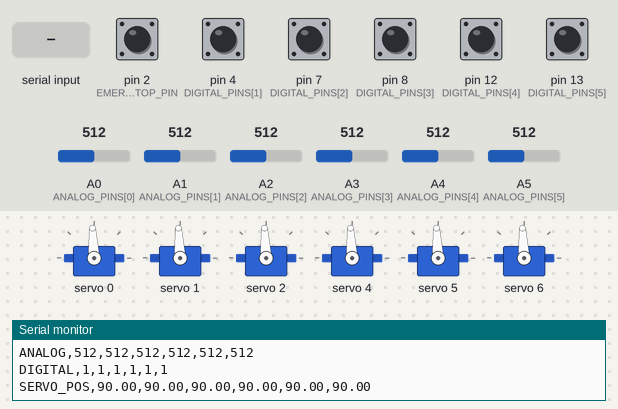
Recording of a sketch running on a simulated Arduino Uno, built with avr-gcc and run on an emulated ATmega328P. Shown: 6 × servo, the last lines printed to the serial monitor. The inputs (shaded band) are chosen by the test bench; at power-on: pin 2 (EMERGENCY_STOP_PIN), pin 4 (DIGITAL_PINS[1]), pin 7 (DIGITAL_PINS[2]), pin 8 (DIGITAL_PINS[3]), pin 12 (DIGITAL_PINS[4]), pin 13 (DIGITAL_PINS[5]) HIGH, A0 (ANALOG_PINS[0]) = 512, A1 (ANALOG_PINS[1]) = 512, A2 (ANALOG_PINS[2]) = 512, A3 (ANALOG_PINS[3]) = 512, A4 (ANALOG_PINS[4]) = 512, A5 (ANALOG_PINS[5]) = 512.

Above: at 2.7 s.
2.8 s: "SERVO,,45\n" received over Serial
At 3.61 s:
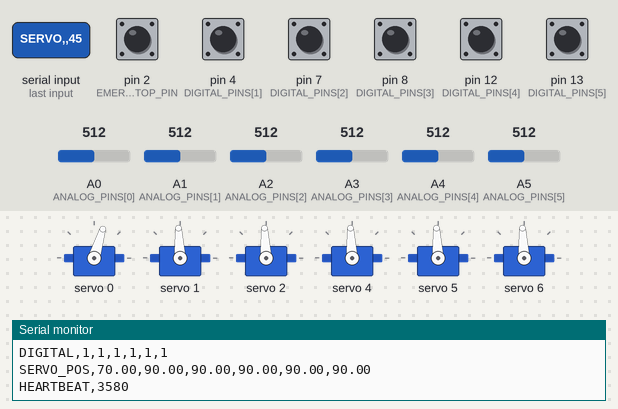
At 5.5 s:
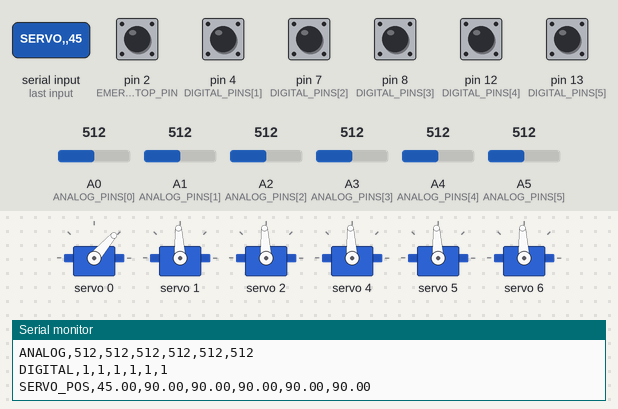
5.8 s: pin 2 (EMERGENCY_STOP_PIN) pulled LOW for 0.15 s
7.4 s: "GET_STATUS\n" received over Serial
10.4 s: "RESET_EMERGENCY\n" received over Serial
Timing chart, 0 to 12.9 s (numbered marks = the images above; inputs shaded):
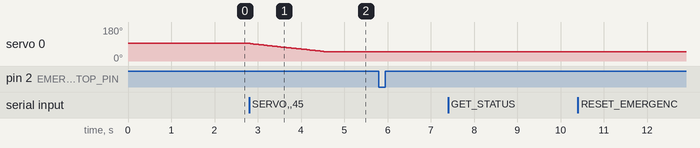

The sketch:

mobile_arm_arduino_ros2.ino
```cpp
/*
 * Mobile Arm Manipulator - Arduino Uno with PCA9685 ROS2 Communication
 *
 * This Arduino sketch provides serial communication with ROS2 for:
 * - Servo motor control (6 servos via PCA9685 driver)
 * - Analog sensor reading (potentiometers, force sensors)
 * - Digital sensor reading (limit switches, emergency stop)
 * - PWM output control
 * - Safety monitoring
 * - Smooth servo movement with interpolation
 *
 * Communication Protocol:
 * Commands from ROS2: "SERVO,<index>,<angle>", "SET_ALL_SERVOS,<angles>", "DIGITAL,<pin>,<value>"
 * Data to ROS2: "ANALOG,<values>", "DIGITAL,<values>", "SERVO_POS,<positions>", "STATUS,<status>"
 */

#include <Wire.h>
#include <Adafruit_PWMServoDriver.h>

// PCA9685 Servo Driver
Adafruit_PWMServoDriver pca(0x40);

// ===== PCA9685 channels =====
const uint8_t SERVO1_CH = 0;  // joint_1
const uint8_t SERVO2_CH = 1;  // joint_2
const uint8_t SERVO3_CH = 2;  // joint_3
const uint8_t SERVO4_CH = 4;  // joint_4
const uint8_t SERVO5_CH = 5;  // gripper_base_joint
const uint8_t SERVO6_CH = 6;  // left_gear_joint

// ===== Servo timing =====
const float    SERVO_FREQ_HZ = 50.0;     // 50 Hz
const uint16_t SERVO_MIN_US  = 600;      // tune per servo
const uint16_t SERVO_MAX_US  = 2400;     // tune per servo

// ===== Speed / smoothness =====
const int   STEP_DELAY_MS = 30;          // 30 ms per step (slower = smoother)
const float STEP_DEG      = 1.0f;        // 1° per step

// Pin definitions for sensors
const int ANALOG_PINS[] = {A0, A1, A2, A3, A4, A5};  // Analog input pins
const int DIGITAL_PINS[] = {2, 4, 7, 8, 12, 13};     // Digital input pins
const int EMERGENCY_STOP_PIN = 2;

// ===== Current & target angles (deg) =====
float currentAngle1 = 90, targetAngle1 = 90;    // joint_1
float currentAngle2 = 90, targetAngle2 = 90;    // joint_2
float currentAngle3 = 90, targetAngle3 = 90;    // joint_3
float currentAngle4 = 90, targetAngle4 = 90;    // joint_4
float currentAngle5 = 90, targetAngle5 = 90;    // gripper_base_joint
float currentAngle6 = 90, targetAngle6 = 90;    // left_gear_joint

// Communication variables
String inputString = "";
bool stringComplete = false;
unsigned long lastHeartbeat = 0;
const unsigned long HEARTBEAT_INTERVAL = 1000;  // 1 second
bool emergencyStop = false;

// Sensor data arrays
int analogValues[6] = {0};
int digitalValues[6] = {0};

// Helper function to set servo angle via PCA9685
inline void goAngle(uint8_t ch, float angle_deg) {
  angle_deg = constrain(angle_deg, 0, 180);
  float us = SERVO_MIN_US + (angle_deg / 180.0f) * (SERVO_MAX_US - SERVO_MIN_US);
  pca.writeMicroseconds(ch, (uint16_t)us);
}

// Helper function for smooth movement
inline bool stepToward(float &cur, float tgt, float stepDeg) {
  if (cur < tgt) { cur += stepDeg; if (cur > tgt) cur = tgt; return false; }
  if (cur > tgt) { cur -= stepDeg; if (cur < tgt) cur = tgt; return false; }
  return true; // already at target
}

// Write all servos to current angles
void writeAllServos() {
  goAngle(SERVO1_CH, currentAngle1);
  goAngle(SERVO2_CH, currentAngle2);
  goAngle(SERVO3_CH, currentAngle3);
  goAngle(SERVO4_CH, currentAngle4);
  goAngle(SERVO5_CH, currentAngle5);
  goAngle(SERVO6_CH, currentAngle6);
}

// Update all servos with smooth movement
bool updateAllServos(float stepDeg) {
  bool r1 = stepToward(currentAngle1, targetAngle1, stepDeg);
  bool r2 = stepToward(currentAngle2, targetAngle2, stepDeg);
  bool r3 = stepToward(currentAngle3, targetAngle3, stepDeg);
  bool r4 = stepToward(currentAngle4, targetAngle4, stepDeg);
  bool r5 = stepToward(currentAngle5, targetAngle5, stepDeg);
  bool r6 = stepToward(currentAngle6, targetAngle6, stepDeg);
  writeAllServos();
  return r1 && r2 && r3 && r4 && r5 && r6; // true when all reached
}

void setup() {
  // Initialize serial communication
  Serial.begin(115200);
  Serial.println("Mobile Arm Arduino ROS2 Interface with PCA9685 Started");

  // Initialize I2C and PCA9685
  Wire.begin();
  pca.begin();
  pca.setPWMFreq(SERVO_FREQ_HZ);
  delay(1000);

  // Initialize digital pins
  for (int i = 0; i < 6; i++) {
    pinMode(DIGITAL_PINS[i], INPUT_PULLUP);
  }

  // Emergency stop pin
  pinMode(EMERGENCY_STOP_PIN, INPUT_PULLUP);

  // Set initial servo positions with smooth movement
  Serial.println("Initializing servos to safe positions...");
  writeAllServos();
  delay(500);

  Serial.println("Arduino initialization complete");
  Serial.println("ROS2 Communication Protocol Ready");
  Serial.println("Commands: SERVO,<index>,<angle> | SET_ALL_SERVOS,<angles> | DIGITAL,<pin>,<value>");
}

void loop() {
  // Check for incoming serial commands
  if (stringComplete) {
    processCommand(inputString);
    inputString = "";
    stringComplete = false;
  }

  // Update servos with smooth movement (if not in emergency stop)
  if (!emergencyStop) {
    updateAllServos(STEP_DEG);
  }

  // Read sensors periodically
  readSensors();

  // Send sensor data to ROS2
  sendSensorData();

  // Check emergency stop
  checkEmergencyStop();

  // Send heartbeat
  if (millis() - lastHeartbeat > HEARTBEAT_INTERVAL) {
    sendHeartbeat();
    lastHeartbeat = millis();
  }

  delay(STEP_DELAY_MS);  // Smooth movement timing
}

void serialEvent() {
  while (Serial.available()) {
    char inChar = (char)Serial.read();
    if (inChar == '\n') {
      stringComplete = true;
    } else {
      inputString += inChar;
    }
  }
}

void processCommand(String command) {
  command.trim();
  command.toUpperCase();

  // Parse command: "SERVO,<pin>,<angle>"
  if (command.startsWith("SERVO,")) {
    int firstComma = command.indexOf(',');
    int secondComma = command.indexOf(',', firstComma + 1);

    if (firstComma != -1 && secondComma != -1) {
      int servoIndex = command.substring(firstComma + 1, secondComma).toInt();
      float angle = command.substring(secondComma + 1).toFloat();

      if (servoIndex >= 0 && servoIndex < 6 && angle >= 0 && angle <= 180) {
        setServo(servoIndex, angle);
        Serial.println("OK,SERVO," + String(servoIndex) + "," + String(angle));
      } else {
        Serial.println("ERROR,INVALID_SERVO_PARAMS");
      }
    }
  }

  // Parse command: "DIGITAL,<pin>,<value>"
  else if (command.startsWith("DIGITAL,")) {
    int firstComma = command.indexOf(',');
    int secondComma = command.indexOf(',', firstComma + 1);

    if (firstComma != -1 && secondComma != -1) {
      int pin = command.substring(firstComma + 1, secondComma).toInt();
      int value = command.substring(secondComma + 1).toInt();

      if (pin >= 0 && pin < 14) {
        digitalWrite(pin, value);
        Serial.println("OK,DIGITAL," + String(pin) + "," + String(value));
      } else {
        Serial.println("ERROR,INVALID_DIGITAL_PIN");
      }
    }
  }

  // Parse command: "PWM,<pin>,<value>"
  else if (command.startsWith("PWM,")) {
    int firstComma = command.indexOf(',');
    int secondComma = command.indexOf(',', firstComma + 1);

    if (firstComma != -1 && secondComma != -1) {
      int pin = command.substring(firstComma + 1, secondComma).toInt();
      int value = command.substring(secondComma + 1).toInt();

      if (pin >= 0 && pin < 14 && value >= 0 && value <= 255) {
        analogWrite(pin, value);
        Serial.println("OK,PWM," + String(pin) + "," + String(value));
      } else {
        Serial.println("ERROR,INVALID_PWM_PARAMS");
      }
    }
  }

  // Parse command: "SET_ALL_SERVOS,<angle1>,<angle2>,<angle3>,<angle4>,<angle5>,<angle6>"
  else if (command.startsWith("SET_ALL_SERVOS,")) {
    int startIndex = command.indexOf(',') + 1;
    String angles = command.substring(startIndex);

    float newAngles[6];
    int angleCount = 0;
    int lastIndex = 0;

    for (int i = 0; i <= angles.length(); i++) {
      if (i == angles.length() || angles.charAt(i) == ',') {
        if (angleCount < 6) {
          newAngles[angleCount] = angles.substring(lastIndex, i).toFloat();
          angleCount++;
        }
        lastIndex = i + 1;
      }
    }

    if (angleCount == 6) {
      setAllServos(newAngles);
      Serial.println("OK,SET_ALL_SERVOS");
    } else {
      Serial.println("ERROR,INVALID_SERVO_COUNT");
    }
  }

  // Parse command: "GET_STATUS"
  else if (command.equals("GET_STATUS")) {
    sendStatus();
  }

  // Parse command: "RESET_EMERGENCY"
  else if (command.equals("RESET_EMERGENCY")) {
    emergencyStop = false;
    Serial.println("OK,EMERGENCY_RESET");
  }

  else {
    Serial.println("ERROR,UNKNOWN_COMMAND");
  }
}

void setServo(int index, float angle) {
  angle = constrain(angle, 0, 180);

  switch (index) {
    case 0: targetAngle1 = angle; break;
    case 1: targetAngle2 = angle; break;
    case 2: targetAngle3 = angle; break;
    case 3: targetAngle4 = angle; break;
    case 4: targetAngle5 = angle; break;
    case 5: targetAngle6 = angle; break;
    default: return;
  }
}

void setAllServos(float angles[]) {
  if (angles != nullptr && sizeof(angles) >= 6 * sizeof(float)) {
    targetAngle1 = constrain(angles[0], 0, 180);
    targetAngle2 = constrain(angles[1], 0, 180);
    targetAngle3 = constrain(angles[2], 0, 180);
    targetAngle4 = constrain(angles[3], 0, 180);
    targetAngle5 = constrain(angles[4], 0, 180);
    targetAngle6 = constrain(angles[5], 0, 180);
  }
}

void readSensors() {
  // Read analog sensors
  for (int i = 0; i < 6; i++) {
    analogValues[i] = analogRead(ANALOG_PINS[i]);
  }

  // Read digital sensors
  for (int i = 0; i < 6; i++) {
    digitalValues[i] = digitalRead(DIGITAL_PINS[i]);
  }
}

void sendSensorData() {
  // Send analog data
  Serial.print("ANALOG,");
  for (int i = 0; i < 6; i++) {
    Serial.print(analogValues[i]);
    if (i < 5) Serial.print(",");
  }
  Serial.println();

  // Send digital data
  Serial.print("DIGITAL,");
  for (int i = 0; i < 6; i++) {
    Serial.print(digitalValues[i]);
    if (i < 5) Serial.print(",");
  }
  Serial.println();

  // Send current servo positions
  Serial.print("SERVO_POS,");
  Serial.print(currentAngle1); Serial.print(",");
  Serial.print(currentAngle2); Serial.print(",");
  Serial.print(currentAngle3); Serial.print(",");
  Serial.print(currentAngle4); Serial.print(",");
  Serial.print(currentAngle5); Serial.print(",");
  Serial.print(currentAngle6);
  Serial.println();
}

void sendHeartbeat() {
  Serial.println("HEARTBEAT," + String(millis()));
}

void sendStatus() {
  Serial.print("STATUS,");
  Serial.print("EMERGENCY_STOP,");
  Serial.print(emergencyStop ? "1" : "0");
  Serial.print(",SERVO_COUNT,6,ANALOG_COUNT,6,DIGITAL_COUNT,6");
  Serial.println();
}

void checkEmergencyStop() {
  if (digitalRead(EMERGENCY_STOP_PIN) == LOW) {
    emergencyStop = true;
    // Stop all servos immediately by setting targets to current positions
    targetAngle1 = currentAngle1;
    targetAngle2 = currentAngle2;
    targetAngle3 = currentAngle3;
    targetAngle4 = currentAngle4;
    targetAngle5 = currentAngle5;
    targetAngle6 = currentAngle6;
    Serial.println("EMERGENCY_STOP,ACTIVATED");
  }
}
```

Measured:
- after the input at 2.8 s, servo 0: moves from 93° to 49° over 1.7 s, starting at once
